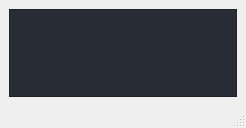
<?xml version="1.0" encoding="UTF-8"?>
<ui version="4.0">
 <class>MainWindow</class>
 <widget class="QMainWindow" name="MainWindow">
  <property name="geometry">
   <rect>
    <x>0</x>
    <y>0</y>
    <width>246</width>
    <height>128</height>
   </rect>
  </property>
  <property name="windowTitle">
   <string>MainWindow</string>
  </property>
  <widget class="QWidget" name="centralwidget">
   <layout class="QVBoxLayout" name="verticalLayout">
    <item>
     <widget class="QTextBrowser" name="textBrowser">
      <property name="styleSheet">
       <string notr="true">background-color: rgb(40, 44, 52)</string>
      </property>
     </widget>
    </item>
   </layout>
  </widget>
  <widget class="QMenuBar" name="menubar">
   <property name="geometry">
    <rect>
     <x>0</x>
     <y>0</y>
     <width>246</width>
     <height>18</height>
    </rect>
   </property>
  </widget>
  <widget class="QStatusBar" name="statusbar"/>
 </widget>
 <resources/>
 <connections/>
</ui>
